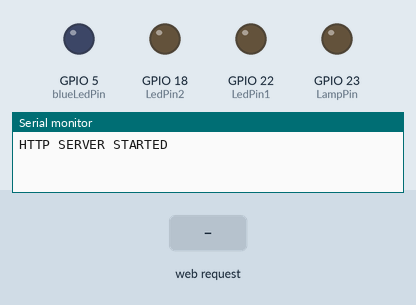
Recording of a sketch running on a simulated ESP32. On the bench: output pins drawn as LEDs (lit = HIGH), the last lines printed to the serial monitor. Inputs (shaded band) come from the test bench.

Above: at 2.2 s.
2.3 s: HTTP request GET /yellow received
At 3.5 s:
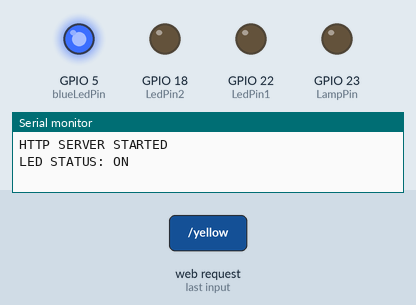
3.8 s: HTTP request GET /magneta received
At 4.7 s:
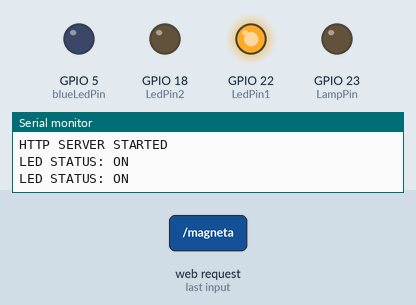
5.3 s: HTTP request GET /white received
At 5.9 s:
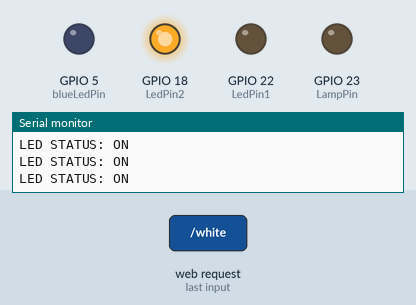
6.8 s: HTTP request GET /lamp received
At 8.2 s:
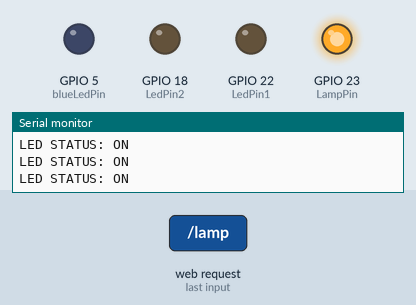
Timing chart, 0 to 9.3 s (numbered marks = the images above; inputs shaded):
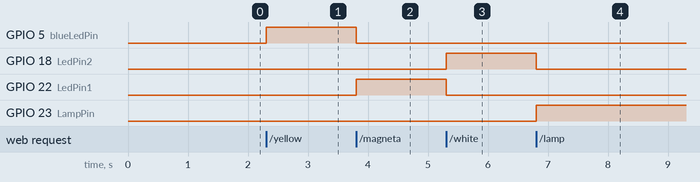

The sketch:

esp32Code.ino
```cpp
#include <WiFi.h>
#include <WebServer.h>

#define ssid "LampWifi"
#define password "12345678"

#define blueLedPin 5
#define LedPin1 22
#define LedPin2 18
#define LampPin 23

IPAddress local_ip(192,168,1,1);
IPAddress gateway(192,168,1,1);
IPAddress subnet(255,255,255,0);
WebServer server(80);

bool LEDStatus = LOW;
bool LED1Status = LOW;
bool LED2Status = LOW;
bool LampStatus = LOW;

void setup()
{
    Serial.begin(115200);
    pinMode(blueLedPin,OUTPUT);
    pinMode(LedPin1,OUTPUT);
    pinMode(LedPin2,OUTPUT);
    pinMode(LampPin,OUTPUT);

    WiFi.softAP(ssid,password);
    WiFi.softAPConfig(local_ip,gateway,subnet);
    delay(1000);

    server.on("/",handle_OnConnect);
    server.on("/yellow",handle_YellowON);
    server.on("/magneta",handle_LED1ON);
    server.on("/white",handle_LED2ON);
    server.on("/lamp",handle_LAMPON);
    server.on("/off",handle_ledoff);
    server.onNotFound(handle_NotFound);
    server.begin();
    Serial.println("HTTP SERVER STARTED");
}
String getHTML()
{
String htmlcode = "<!DOCTYPE html> <html>\n";
htmlcode +="<head><meta name=\"viewport\" content=\"width=device-width, initial-scale=1.0, user-scalable=no\">\n";
htmlcode += "<title>LED Control</title>\n";
htmlcode += "</head>\n";
htmlcode +="<body>\n";
htmlcode +="<h1>Muhammad Faizan Asim Web Server</h1>\n";
htmlcode +="<h3>Page to Control Your Lamp</h3>\n";
if (LEDStatus) {
htmlcode += "<p>LED Status: ON</p><a href=\"/off\">Turn it OFF All</a>\n";
}
else{
htmlcode +="<p>LED Status: OFF</p><a href=\"/yellow\">Turn it yellow</a>\n";
}
if (LED1Status) {
htmlcode += "<p>LED Status: ON</p><a href=\"/off\">Turn OFF All</a>\n";
}
else{
htmlcode +="<p>LED Status: OFF</p><a href=\"/magneta\">Turn it Magneta</a>\n";
}
if (LED2Status) {
htmlcode += "<p>LED Status: ON</p><a href=\"/off\">Turn OFF All</a>\n";
}
else{
htmlcode +="<p>LED Status: OFF</p><a href=\"/white\">Turn it White</a>\n";
}
if (LampStatus) {
htmlcode += "<p>LED Status: ON</p><a href=\"/off\">Turn OFF All</a>\n";
}
else{
htmlcode +="<p>LED Status: OFF</p><a href=\"/lamp\">Turn On Lamp</a>\n";
}
htmlcode += "</body>\n";
htmlcode += "</html>\n";
return htmlcode;
}
void handle_OnConnect()
{
  LEDStatus = LOW;
LED1Status = LOW;
LED2Status = LOW;
LampStatus = LOW;

  Serial.println("LED STATUS: OFF");
  server.send(200,"text/html",getHTML());
}
void handle_YellowON()
{
LEDStatus = HIGH;
LED1Status = LOW;
LED2Status = LOW;
LampStatus = LOW;
  Serial.println("LED STATUS: ON");
  server.send(200,"text/html",getHTML());
}
void handle_LED1ON()
{
  LEDStatus = LOW;
LED1Status = HIGH;
LED2Status = LOW;
LampStatus = LOW;
  Serial.println("LED STATUS: ON");
  server.send(200,"text/html",getHTML());
}
void handle_LED2ON()
{
  LEDStatus = LOW;
LED2Status = HIGH;
LED1Status = LOW;
LampStatus = LOW;
  Serial.println("LED STATUS: ON");
  server.send(200,"text/html",getHTML());
}
void handle_LAMPON()
{
  LEDStatus = LOW;
LED1Status = LOW;
LED2Status = LOW;
LampStatus = HIGH;
  Serial.println("LED STATUS: ON");
  server.send(200,"text/html",getHTML());
}
void handle_ledoff()
{
    LEDStatus = LOW;
LED1Status = LOW;
LED2Status = LOW;
LampStatus = LOW;
  Serial.println("LED STATUS: OFF");
  server.send(200,"text/html",getHTML());
}
void loop()
{
    server.handleClient();
    if(LEDStatus)
    {
      digitalWrite(blueLedPin,HIGH);

    }
    else
    {
      digitalWrite(blueLedPin,LOW);

    }
    if(LED1Status)
    {
      digitalWrite(LedPin1,HIGH);

    }
    else
    {
      digitalWrite(LedPin1,LOW);

    }
    if(LED2Status)
    {
      digitalWrite(LedPin2,HIGH);

    }
    else
    {
      digitalWrite(LedPin2,LOW);

    }
    if(LampStatus)
    {
      digitalWrite(LampPin,HIGH);

    }
    else
    {
      digitalWrite(LampPin,LOW);

    }
}

void handle_NotFound()
{
  server.send(404,"text/plain","Not Found");
}
```

Measured:
- after the input at 2.3 s, GPIO 5 (blueLedPin): LOW → HIGH at once
- after the input at 3.8 s, GPIO 5 (blueLedPin): HIGH → LOW at once; GPIO 22 (LedPin1): LOW → HIGH at once
- after the input at 5.3 s, GPIO 18 (LedPin2): LOW → HIGH at once; GPIO 22 (LedPin1): HIGH → LOW at once
- after the input at 6.8 s, GPIO 18 (LedPin2): HIGH → LOW at once; GPIO 23 (LampPin): LOW → HIGH at once
